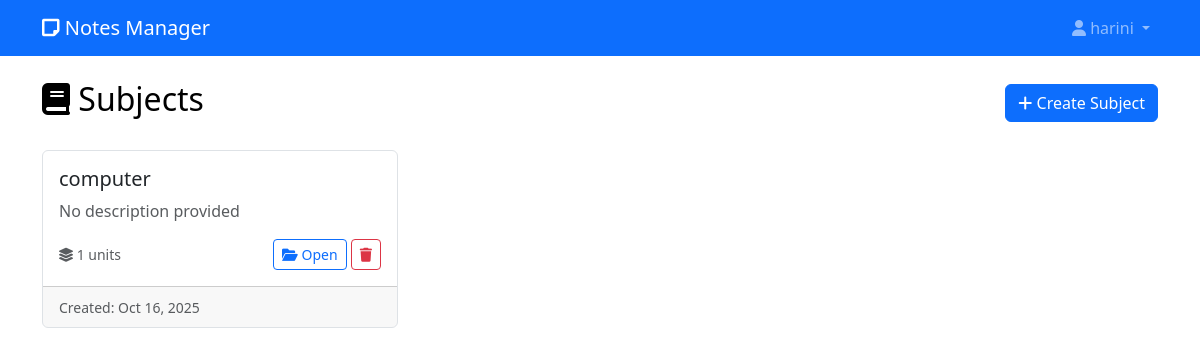
The app's page /subjects (signed in) with its own data.
### app.py (models this page shows)
class User(UserMixin, db.Model):
    id = db.Column(db.Integer, primary_key=True)
    username = db.Column(db.String(80), unique=True, nullable=False)
    email = db.Column(db.String(120), unique=True, nullable=False)
    password_hash = db.Column(db.String(120), nullable=False)
    created_at = db.Column(db.DateTime, default=datetime.utcnow)
    subjects = db.relationship('Subject', backref='user', lazy=True)
    notes = db.relationship('Note', backref='user', lazy=True)

class Subject(db.Model):
    id = db.Column(db.Integer, primary_key=True)
    name = db.Column(db.String(100), nullable=False)
    description = db.Column(db.Text)
    created_at = db.Column(db.DateTime, default=datetime.utcnow)
    user_id = db.Column(db.Integer, db.ForeignKey('user.id'), nullable=False)
    units = db.relationship('Unit', backref='subject', lazy=True)
    notes = db.relationship('Note', backref='subject', lazy=True)  # Added this relationship

### app.py (the view, shortened to what this page needs)
@app.route('/subjects', methods=['GET', 'POST'])
@login_required
def subjects():
    subjects = Subject.query.filter_by(user_id=current_user.id).all()
    return render_template('subjects.html', subjects=subjects)

### app.py (called while the page is built)
@login_manager.user_loader
def load_user(user_id):
    return User.query.get(int(user_id))

### templates/subjects.html (shortened to what this page needs)
{% extends "base.html" %}
{% block content %}
<div class="d-flex justify-content-between align-items-center mb-4">
    <h2><i class="fas fa-book"></i> Subjects</h2>
    <button class="btn btn-primary" data-bs-toggle="modal" data-bs-target="#createSubjectModal">
        <i class="fas fa-plus"></i> Create Subject
    </button>
</div>
<div class="row">
    {% for subject in subjects %}
    <div class="col-md-6 col-lg-4 mb-4">
        <div class="card subject-card h-100">
            <div class="card-body">
                <h5 class="card-title">{{ subject.name }}</h5>
                <p class="card-text text-muted">{{ subject.description or 'No description provided' }}</p>
                <div class="d-flex justify-content-between align-items-center">
                    <small class="text-muted">
                        <i class="fas fa-layer-group"></i> {{ subject.units|length }} units
                    </small>
                    <div>
                        <a href="{{ url_for('view_subject', subject_id=subject.id) }}"
                           class="btn btn-sm btn-outline-primary">
                            <i class="fas fa-folder-open"></i> Open
                        </a>
                        <a href="{{ url_for('delete_subject', subject_id=subject.id) }}"
                           class="btn btn-sm btn-outline-danger"
                           onclick="return confirm('Are you sure you want to delete this subject and all its content?')">
                            <i class="fas fa-trash"></i>
                        </a>
                    </div>
                </div>
            </div>
            <div class="card-footer">
                <small class="text-muted">Created: {{ subject.created_at.strftime('%b %d, %Y') }}</small>
            </div>
        </div>
    </div>
    {% endfor %}
</div>
{% endblock %}

### templates/base.html (shortened to what this page needs)
<!DOCTYPE html>
<html lang="en" data-bs-theme="{{ theme }}">
<head>
    <link href="https://cdn.jsdelivr.net/npm/bootstrap@5.3.0/dist/css/bootstrap.min.css" rel="stylesheet">
    <link href="https://cdnjs.cloudflare.com/ajax/libs/font-awesome/6.0.0/css/all.min.css" rel="stylesheet">
    <link href="{{ url_for('static', filename='css/style.css') }}" rel="stylesheet">
</head>
<body>
    {% if current_user.is_authenticated %}
    <nav class="navbar navbar-expand-lg navbar-dark bg-primary">
        <div class="container">
            <a class="navbar-brand" href="{{ url_for('dashboard') }}">
                <i class="fas fa-sticky-note"></i> Notes Manager
            </a>
            <div class="navbar-nav ms-auto">
                <div class="nav-item dropdown">
                    <a class="nav-link dropdown-toggle" href="#" role="button" data-bs-toggle="dropdown">
                        <i class="fas fa-user"></i> {{ current_user.username }}
                    </a>
                </div>
            </div>
        </div>
    </nav>
    {% endif %}
    <div class="container mt-4">
        {% block content %}{% endblock %}
    </div>
</body>
</html>

### static/css/style.css (style rules this page uses)
:root { --primary-color: #007bff; --secondary-color: #6c757d; --success-color: #28a745; --danger-color: #dc3545; --warning-color: #ffc107; --info-color: #17a2b8; --light-color: #f8f9fa; --dark-color: #343a40; }
body { background-color: var(--bg-color, #ffffff); color: var(--text-color, #000000); transition: all 0.3s ease; }
.card { background-color: var(--card-bg, #ffffff); border: 1px solid var(--border-color, #dee2e6); }
.subject-card, .unit-card, .note-card { transition: transform 0.2s ease, box-shadow 0.2s ease; cursor: pointer; }

### records on screen
User: username "harini"
Subject: name "computer", description "No description provided", units|length "1", created_at "Oct 16, 2025"
